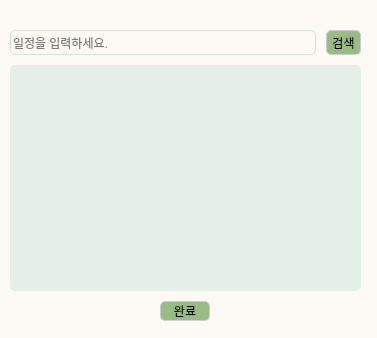
<?xml version="1.0" encoding="UTF-8"?>
<ui version="4.0">
 <class>searchDialog</class>
 <widget class="QDialog" name="searchDialog">
  <property name="geometry">
   <rect>
    <x>0</x>
    <y>0</y>
    <width>377</width>
    <height>338</height>
   </rect>
  </property>
  <property name="windowTitle">
   <string>Dialog</string>
  </property>
  <property name="styleSheet">
   <string notr="true">background-color: rgb(253, 250, 246);</string>
  </property>
  <widget class="QWidget" name="gridLayoutWidget">
   <property name="geometry">
    <rect>
     <x>10</x>
     <y>30</y>
     <width>351</width>
     <height>291</height>
    </rect>
   </property>
   <layout class="QVBoxLayout" name="verticalLayout_2">
    <property name="spacing">
     <number>10</number>
    </property>
    <item>
     <layout class="QHBoxLayout" name="horizontalLayout">
      <item>
       <widget class="QLineEdit" name="scheduleNmLineEdit">
        <property name="minimumSize">
         <size>
          <width>0</width>
          <height>25</height>
         </size>
        </property>
        <property name="styleSheet">
         <string notr="true">QLineEdit{
	border: 1px solid rgb(214, 225, 217);  
	border-radius: 5px;
}
QLineEdit::focus {
	border: 1px solid rgb(153, 188, 133);
}


</string>
        </property>
        <property name="text">
         <string/>
        </property>
        <property name="placeholderText">
         <string>일정을 입력하세요.</string>
        </property>
       </widget>
      </item>
      <item>
       <widget class="QPushButton" name="searchBtn">
        <property name="minimumSize">
         <size>
          <width>35</width>
          <height>25</height>
         </size>
        </property>
        <property name="maximumSize">
         <size>
          <width>50</width>
          <height>16777215</height>
         </size>
        </property>
        <property name="layoutDirection">
         <enum>Qt::LayoutDirection::LeftToRight</enum>
        </property>
        <property name="styleSheet">
         <string notr="true">QPushButton {
	background-color: rgb(153, 188, 133);
	border: 1px solid #ccc;
	border-radius: 5px;
}
QPushButton:hover {
	background-color: rgb(139, 171, 121);
}</string>
        </property>
        <property name="text">
         <string>검색</string>
        </property>
       </widget>
      </item>
     </layout>
    </item>
    <item>
     <widget class="QListWidget" name="listWidget">
      <property name="styleSheet">
       <string notr="true">background-color: rgb(228, 239, 231);
border-radius: 5px;</string>
      </property>
     </widget>
    </item>
    <item>
     <layout class="QHBoxLayout" name="horizontalLayout_2">
      <item>
       <widget class="QPushButton" name="chkBtn">
        <property name="minimumSize">
         <size>
          <width>0</width>
          <height>15</height>
         </size>
        </property>
        <property name="maximumSize">
         <size>
          <width>50</width>
          <height>16777215</height>
         </size>
        </property>
        <property name="layoutDirection">
         <enum>Qt::LayoutDirection::LeftToRight</enum>
        </property>
        <property name="styleSheet">
         <string notr="true">QPushButton {
	background-color: rgb(153, 188, 133);
	border: 1px solid #ccc;
	border-radius: 5px;
}
QPushButton:hover {
	background-color: rgb(139, 171, 121);
}</string>
        </property>
        <property name="text">
         <string>완료</string>
        </property>
       </widget>
      </item>
     </layout>
    </item>
   </layout>
  </widget>
 </widget>
 <resources/>
 <connections/>
</ui>
